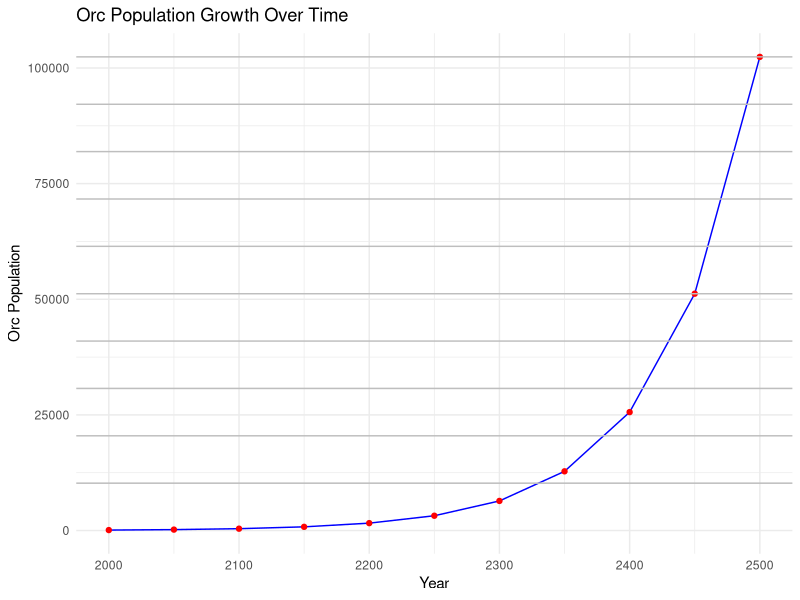

Here is the R script that generated this plot:

# mission: year 2000 sauron had 100 orcs. year 2500 he had enough orcs for war.
# which year sauron had 10% of orcs needed to war. 
# Assume orc amount doubles every 50 years, continiously.

install.packages("ggplot2")
library(ggplot2)

orc_population = c(100, 200, 400, 800, 1600, 3200, 6400, 12800, 25600, 51200, 102400)
orc_population_years = c(2000, 2050, 2100, 2150, 2200, 2250, 2300, 2350, 2400, 2450, 2500)

orc_data = data.frame(year = orc_population_years, population = orc_population)

# Laske 10% maksimipopulaatiosta
max_population = max(orc_population)
ten_percent_intervals = seq(0.1, 1, by = 0.1) * max_population

ggplot(orc_data, aes(x = year, y = population)) +
  geom_line(color = "blue") +
  geom_point(color = "red") +
  geom_hline(yintercept = ten_percent_intervals, linetype = "solid", color = "gray") +
  labs(title = "Orc Population Growth Over Time",
       x = "Year",
       y = "Orc Population") +
  theme_minimal()


# calculate doubling time (just for test purpose)
print(paste("Doubling time: ", (2500-2000)/log2(102400/100)))

# calculate using logarithm the year when 10% of orcs are spawned
print(paste("The year when 10% of needed orcs are spawned:", 50*(log2(102.4))+2000))
       